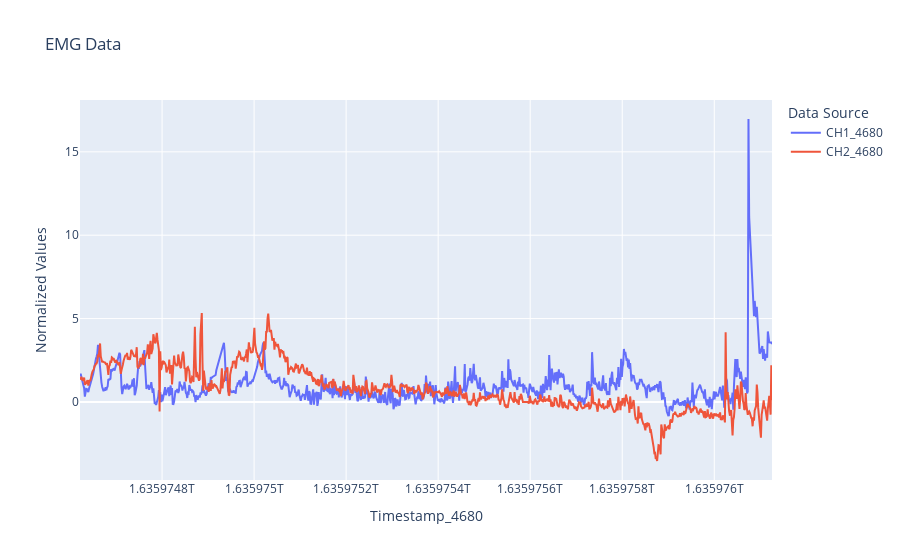

The notebook cell this image was saved under:
### Code cell
data.figure().show()

### Figure 1 — Plotly figure (JSON) as saved in the notebook; plotly's stock layout.template omitted (floating-point values rounded to 4 significant figures; data arrays with more than 128 entries replaced by an {"elided": "..."} marker saying what was removed)
{"data": [{"name": "CH1_4680", "type": "scatter", "x": {"elided": "1001 float values"}, "y": {"elided": "1001 float values"}}, {"name": "CH2_4680", "type": "scatter", "x": {"elided": "1001 float values"}, "y": {"elided": "1001 float values"}}], "layout": {"legend": {"title": {"text": "Data Source"}}, "title": {"text": "EMG Data"}, "xaxis": {"title": {"text": "Timestamp_4680"}}, "yaxis": {"title": {"text": "Normalized Values"}}}}
